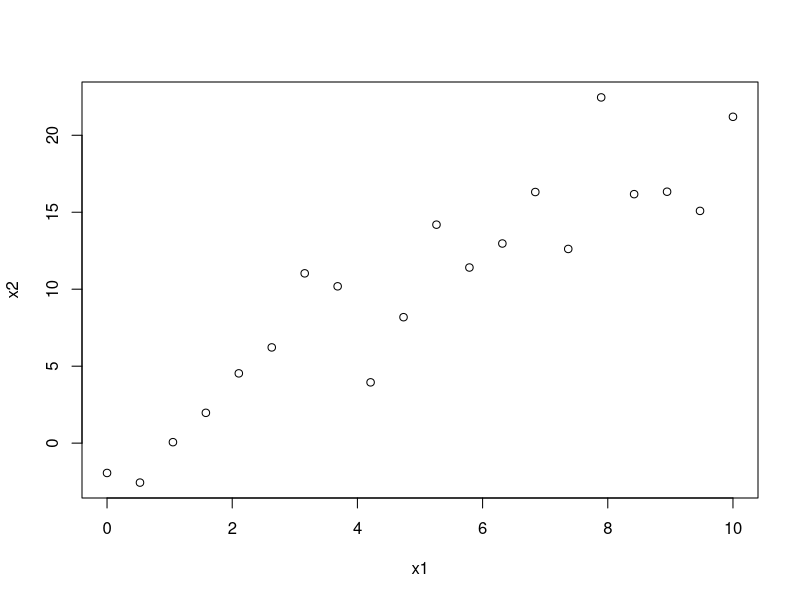
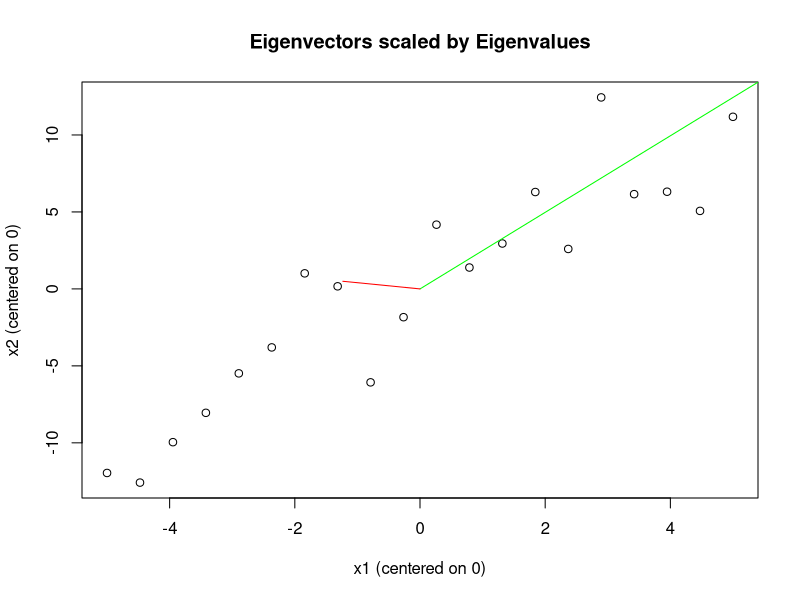
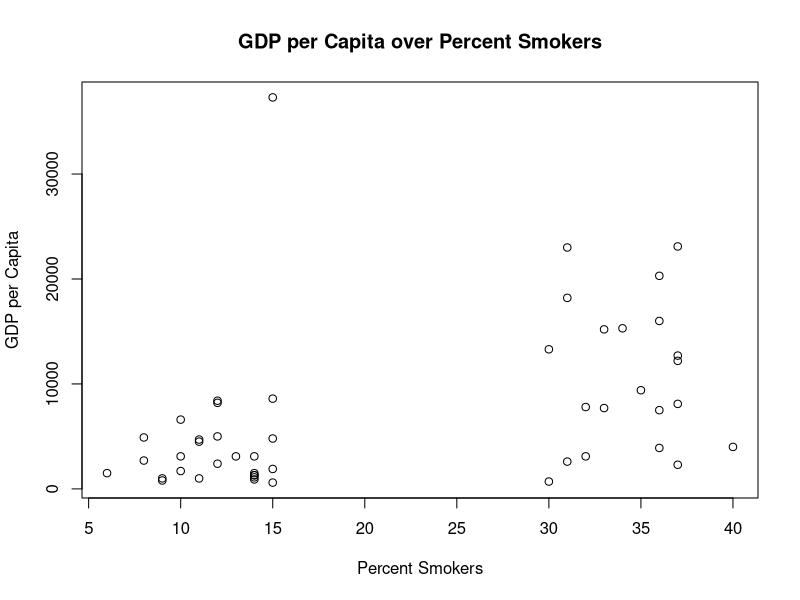
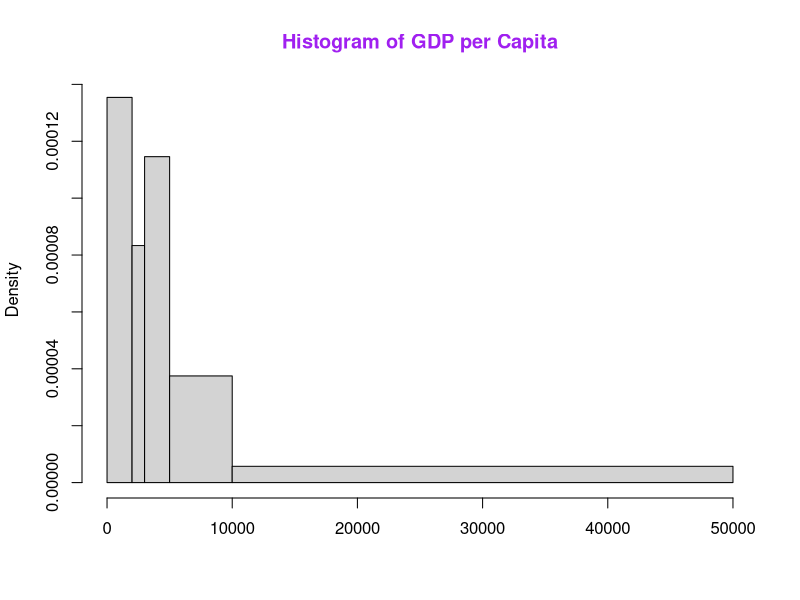
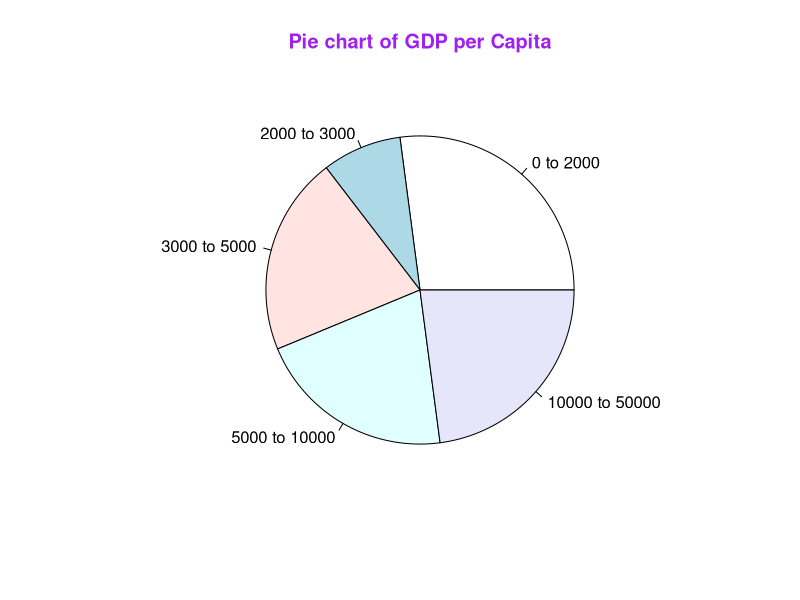

Generate these figures, in order, with R:
## ---- chunk 1
# 16 normaly distributed numbers with mean 0 and sd 1.
v <- rnorm(16)
B <- matrix(v, 4)
B <- B + diag(4)
B

# Inverse
BINV <- solve(B)
BINV

# B x BINV
round(B %*% BINV) # Rounding compensates for precision problems.

# Eigen values
eigen(B)$values
eigen(BINV)$values

# Eigen values (transposed)
eigen(t(B), only.values = T)$values

# Eigen multiplication
B %*% eigen(B)$vectors[, 1] # B times first eigen vector.
eigen(B)$vectors[, 1] * eigen(B)$values[1] # First eigen vector times first eigen value.
# as.vector is needed since the first calculation returns a matrix,
# and all.equal is used because == does not handle precision problems well.
all.equal(as.vector(B %*% eigen(B)$vectors[, 1]), eigen(B)$vectors[, 1] * eigen(B)$values[1])
## ---- chunk 2
x1 <- seq(0, 10, length.out = 20)
x2 <- 2.3*x1 - 1.2

# Add 20 normaly distributed numbers with mean 0 and sd 2 to x2.
x2 <- x2 + rnorm(20, sd = 2)

# Combine the vectors into two column matrix.
x1x2 <- cbind(x1, x2)
plot(x1x2)
## ---- chunk 3
# Covariance matrix
x1x2.cov <- cov(x1x2)
x1x2.cov

# Eigen values and vectors
x1x2.cov.eigen.vec <- eigen(x1x2.cov)$vectors
x1x2.cov.eigen.val <- eigen(x1x2.cov)$values

# Plot
plot(x1 - mean(x1), x2 - mean(x2), xlab = "x1 (centered on 0)", ylab = "x2 (centered on 0)", main = "Eigenvectors scaled by Eigenvalues")
lines(c(0, x1x2.cov.eigen.vec[1,1]*x1x2.cov.eigen.val[1]), c(0, x1x2.cov.eigen.vec[2,1]*x1x2.cov.eigen.val[1]), col='green')
lines(c(0, x1x2.cov.eigen.vec[1,2]*x1x2.cov.eigen.val[2]), c(0, x1x2.cov.eigen.vec[2,2]*x1x2.cov.eigen.val[2]), col='red')
## ---- chunk 4
smokers <- read.delim('Smokers.txt', header = T, sep = '\t')
## ---- chunk 5
# Class
class(smokers)

# Mode
mode(smokers)

# Structure
str(smokers)
## ---- chunk 6
# Dimensions
dim(smokers)
## ---- chunk 7
# Labels
labels(smokers)[[2]]
## ---- chunk 8
for (l in labels(smokers)[[2]]) {
  print(head(smokers[l])) # Print the first few occurrences only.
}
## ---- chunk 9
# Before
str(smokers$GDPPerCapita)

smokers$GDPPerCapita <- as.numeric(gsub(',', '', smokers$GDPPerCapita))

# After
str(smokers$GDPPerCapita)
## ---- chunk 10
# Label
head(smokers["PercentSmokes"]) # Print the first few occurrences only.

# Numeric
head(smokers[, 3]) # Print the first few occurrences only.
## ---- chunk 11
plot(smokers$PercentSmokes, smokers$GDPPerCapita, xlab = 'Percent Smokers', ylab = 'GDP per Capita', main = 'GDP per Capita over Percent Smokers')
## ---- chunk 12
breaks <- c(0, 2000, 3000, 5000, 10000, 50000)
hist(smokers$GDPPerCapita, breaks = breaks, xlab = '', main = 'Histogram of GDP per Capita', col.main="purple")
## ---- chunk 13
# Group values into bins.
bins <- findInterval(smokers$GDPPerCapita, breaks)

# Get frequencies.
freq <- table(bins)

# Plot pie chart.
pie(freq, paste(breaks, c(breaks[-1], '...'), sep = ' to '), main = 'Pie chart of GDP per Capita', col.main="purple")
